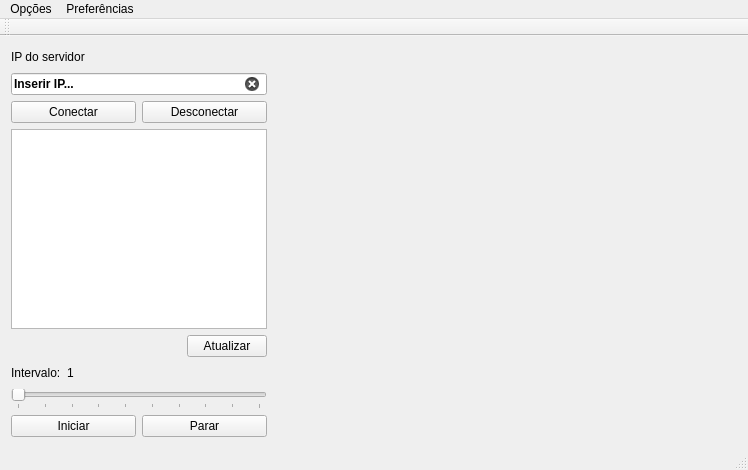
<?xml version="1.0" encoding="UTF-8"?>
<ui version="4.0">
 <class>MainWindow</class>
 <widget class="QMainWindow" name="MainWindow">
  <property name="geometry">
   <rect>
    <x>0</x>
    <y>0</y>
    <width>748</width>
    <height>470</height>
   </rect>
  </property>
  <property name="windowTitle">
   <string>Cliente Consumidor</string>
  </property>
  <property name="windowIcon">
   <iconset>
    <normaloff>../../../Public/Pictures/Sample Pictures/Penguins.jpg</normaloff>../../../Public/Pictures/Sample Pictures/Penguins.jpg</iconset>
  </property>
  <property name="windowOpacity">
   <double>1.000000000000000</double>
  </property>
  <widget class="QWidget" name="centralWidget">
   <layout class="QHBoxLayout" name="horizontalLayout_6">
    <item>
     <layout class="QVBoxLayout" name="verticalLayout_3" stretch="0,0,0,0,0,0">
      <item>
       <layout class="QVBoxLayout" name="verticalLayout_2">
        <item>
         <layout class="QHBoxLayout" name="horizontalLayout_4">
          <item>
           <widget class="QLabel" name="lblIP">
            <property name="text">
             <string>IP do servidor</string>
            </property>
           </widget>
          </item>
          <item>
           <spacer name="horizontalSpacer_2">
            <property name="orientation">
             <enum>Qt::Horizontal</enum>
            </property>
            <property name="sizeHint" stdset="0">
             <size>
              <width>40</width>
              <height>20</height>
             </size>
            </property>
           </spacer>
          </item>
         </layout>
        </item>
        <item>
         <widget class="QLineEdit" name="leditIP">
          <property name="font">
           <font>
            <weight>75</weight>
            <bold>true</bold>
           </font>
          </property>
          <property name="text">
           <string>Inserir IP...</string>
          </property>
          <property name="maxLength">
           <number>16</number>
          </property>
          <property name="clearButtonEnabled" stdset="0">
           <bool>true</bool>
          </property>
         </widget>
        </item>
       </layout>
      </item>
      <item>
       <layout class="QHBoxLayout" name="horizontalLayout">
        <item>
         <widget class="QPushButton" name="btnConectar">
          <property name="text">
           <string>Conectar</string>
          </property>
         </widget>
        </item>
        <item>
         <widget class="QPushButton" name="btnDesconectar">
          <property name="text">
           <string>Desconectar</string>
          </property>
         </widget>
        </item>
       </layout>
      </item>
      <item>
       <widget class="QListWidget" name="listIP"/>
      </item>
      <item>
       <layout class="QHBoxLayout" name="horizontalLayout_5">
        <item>
         <spacer name="horizontalSpacer_3">
          <property name="orientation">
           <enum>Qt::Horizontal</enum>
          </property>
          <property name="sizeHint" stdset="0">
           <size>
            <width>40</width>
            <height>20</height>
           </size>
          </property>
         </spacer>
        </item>
        <item>
         <widget class="QPushButton" name="btnAtualizar">
          <property name="text">
           <string>Atualizar</string>
          </property>
         </widget>
        </item>
       </layout>
      </item>
      <item>
       <layout class="QVBoxLayout" name="verticalLayout">
        <item>
         <layout class="QHBoxLayout" name="horizontalLayout_3">
          <item>
           <widget class="QLabel" name="lblIntervalo">
            <property name="text">
             <string>Intervalo:</string>
            </property>
           </widget>
          </item>
          <item>
           <widget class="QLabel" name="lblValorIntervalo">
            <property name="text">
             <string>1</string>
            </property>
           </widget>
          </item>
          <item>
           <spacer name="horizontalSpacer">
            <property name="orientation">
             <enum>Qt::Horizontal</enum>
            </property>
            <property name="sizeHint" stdset="0">
             <size>
              <width>40</width>
              <height>20</height>
             </size>
            </property>
           </spacer>
          </item>
         </layout>
        </item>
        <item>
         <widget class="QSlider" name="hsliderIntervalo">
          <property name="minimum">
           <number>1</number>
          </property>
          <property name="maximum">
           <number>10</number>
          </property>
          <property name="value">
           <number>1</number>
          </property>
          <property name="orientation">
           <enum>Qt::Horizontal</enum>
          </property>
          <property name="tickPosition">
           <enum>QSlider::TicksBelow</enum>
          </property>
          <property name="tickInterval">
           <number>1</number>
          </property>
         </widget>
        </item>
       </layout>
      </item>
      <item>
       <layout class="QHBoxLayout" name="horizontalLayout_2">
        <item>
         <widget class="QPushButton" name="btnIniciar">
          <property name="text">
           <string>Iniciar</string>
          </property>
         </widget>
        </item>
        <item>
         <widget class="QPushButton" name="btnParar">
          <property name="text">
           <string>Parar</string>
          </property>
         </widget>
        </item>
       </layout>
      </item>
     </layout>
    </item>
    <item>
     <widget class="Plotter" name="widgetPlotter" native="true">
      <property name="sizePolicy">
       <sizepolicy hsizetype="Preferred" vsizetype="Preferred">
        <horstretch>30</horstretch>
        <verstretch>100</verstretch>
       </sizepolicy>
      </property>
      <property name="autoFillBackground">
       <bool>false</bool>
      </property>
     </widget>
    </item>
   </layout>
  </widget>
  <widget class="QMenuBar" name="menuBar">
   <property name="geometry">
    <rect>
     <x>0</x>
     <y>0</y>
     <width>748</width>
     <height>21</height>
    </rect>
   </property>
   <widget class="QMenu" name="menuOp_es">
    <property name="title">
     <string>Opções</string>
    </property>
    <addaction name="actionConectar"/>
    <addaction name="actionDesconectar"/>
    <addaction name="separator"/>
    <addaction name="actionLimpar_dados"/>
    <addaction name="actionApagar_lista"/>
    <addaction name="separator"/>
    <addaction name="actionSair"/>
   </widget>
   <widget class="QMenu" name="menuPrefer_ncias">
    <property name="title">
     <string>Preferências</string>
    </property>
    <addaction name="actionCor"/>
    <addaction name="actionIdioma"/>
   </widget>
   <addaction name="menuOp_es"/>
   <addaction name="menuPrefer_ncias"/>
  </widget>
  <widget class="QToolBar" name="mainToolBar">
   <attribute name="toolBarArea">
    <enum>TopToolBarArea</enum>
   </attribute>
   <attribute name="toolBarBreak">
    <bool>false</bool>
   </attribute>
  </widget>
  <widget class="QStatusBar" name="statusBar"/>
  <action name="actionConectar">
   <property name="text">
    <string>Conectar</string>
   </property>
  </action>
  <action name="actionDesconectar">
   <property name="text">
    <string>Desconectar</string>
   </property>
  </action>
  <action name="actionSair">
   <property name="text">
    <string>Sair</string>
   </property>
  </action>
  <action name="actionLimpar_dados">
   <property name="text">
    <string>Limpar dados</string>
   </property>
  </action>
  <action name="actionCor">
   <property name="text">
    <string>Cor</string>
   </property>
  </action>
  <action name="actionIdioma">
   <property name="text">
    <string>Idioma</string>
   </property>
  </action>
  <action name="actionApagar_lista">
   <property name="text">
    <string>Apagar lista</string>
   </property>
  </action>
 </widget>
 <layoutdefault spacing="6" margin="11"/>
 <customwidgets>
  <customwidget>
   <class>Plotter</class>
   <extends>QWidget</extends>
   <header>plotter.h</header>
   <container>1</container>
  </customwidget>
 </customwidgets>
 <resources/>
 <connections>
  <connection>
   <sender>hsliderIntervalo</sender>
   <signal>valueChanged(int)</signal>
   <receiver>lblValorIntervalo</receiver>
   <slot>setNum(int)</slot>
   <hints>
    <hint type="sourcelabel">
     <x>69</x>
     <y>392</y>
    </hint>
    <hint type="destinationlabel">
     <x>70</x>
     <y>368</y>
    </hint>
   </hints>
  </connection>
 </connections>
</ui>
